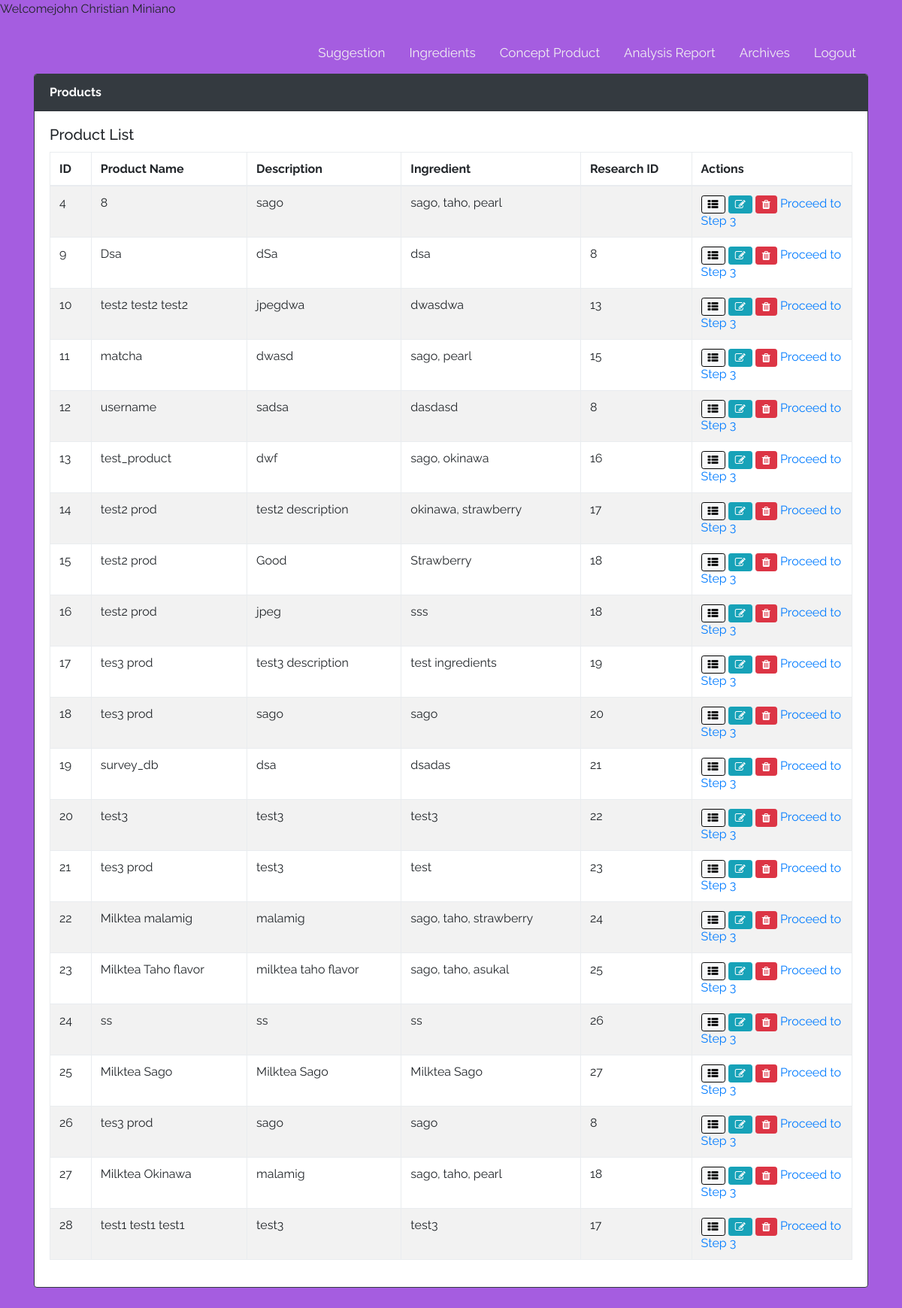
Screenshot of /product-development-system/webpage/S2_index.php (signed in) with the database file from the repository.
### tables this page shows
CREATE TABLE `tbl_ingredient` (
  `id` int(11) NOT NULL,
  `name` varchar(255) NOT NULL,
  `ingredient` varchar(255) NOT NULL,
  `description` varchar(255) NOT NULL,
  `archive` varchar(255) DEFAULT NULL,
  `researchID` int(11) DEFAULT NULL
);

### product-development-system/webpage/S2_index.php (the view, shortened to what this page needs)
<?php
if($_SESSION['username']){
    echo "Welcome" . $_SESSION["username"];
}else{
    header("location: ../index.php");
}
require("includes/S2_db.php");
try {
    $sql = "SELECT * FROM tbl_ingredient WHERE archive = 'false'";
    $result = $conn->query($sql);
} catch (Exception $e) {
    echo "Error " . $e->getMessage();
    exit();
}
?>
<?php include("includes/S2_header.php") ?>
    <div class="container">
        <div class="topnav" id="myTopnav">
	        <a href = "logout.php">Logout</a>
            <a href="retrieve.php">Archives</a>
	        <a href="analysis-report.php">Analysis Report</a>
	        <a href="product-concept.php">Concept Product</a>
	        <a href="S2_index.php">Ingredients</a>
	        <a href="suggestion.php">Suggestion</a>
        </div>
        <div class="card border-dark">
            <div class="card-header bg-dark text-white">
            <strong><i class=""></i> Products</strong>
        </div>
        <div class="card-body">
            <div class="row">
                <div class="col-md-12">
                    <h5 class="card-title float-left">Product List</h5>
                </div>
            </div>
            <table class="table table-bordered table-striped">
                <thead>
                    <tr>
                        <th>ID</th>
                        <th>Product Name</th>
                        <th>Description</th>
                        <th>Ingredient</th>
                        <th>Research ID</th>
                        <th style="width: 20%;">Actions</th>
                    </tr>
                </thead>
                <tbody>
                <?php if ($result->rowCount() > 0) : ?>
                    <?php foreach ($result as $name) : ?>
                    <tr>
                        <td><?= $name['id'] ?></td>
                        <td><?= $name['name'] ?></td>
                        <td><?= $name['description'] ?></td>
                        <td><?= $name['ingredient'] ?></td>
                        <td><?= $name['researchID'] ?></td>
                        <td>
                            <a href="S2_show.php?id=<?=$name['id']?>" class="btn btn-sm btn-light"><i class="fa fa-th-list"></i></a>
                            <a href="S2_edit.php?id=<?=$name['id']?>" class="btn btn-sm btn-info"><i class="fa fa-edit"></i></a>
                            <a href="#" class="btn btn-sm btn-danger" data-toggle="modal" data-target="#modal-delete-<?= $name['id'] ?>"><i class="fa fa-trash"></i></a>
                            <a href="product-concept-upload.php?id=<?=$name['id']?>">Proceed to Step 3</a>
                        </td>
                    </tr>
                    <?php endforeach ?>
                <?php endif ?>
                </tbody>
            </table>
        </div>
      </div>
      <br>
    </div>
<?php include("includes/S2_footer.php") ?>

### product-development-system/webpage/css/style.css (style rules this page uses)
html { position: relative; min-height: 100%; }
body { margin-bottom: 60px; font-family: 'Raleway', sans-serif; }
body > .container { padding: 20px 15px 0; }

### product-development-system/webpage/css/S2.css (style rules this page uses)
body { background-color: rgb(165, 93, 224); }
.topnav { background-color: transparent; overflow: hidden; }
.topnav a { float: right; display: block; color: #f2f2f2; text-align: center; padding: 14px 16px; text-decoration: none; font-size: 17px; }

### rows the page displays
tbl_ingredient: id "4", name "8", description "sago", ingredient "sago, taho, pearl"
tbl_ingredient: id "9", name "Dsa", description "dSa", ingredient "dsa", researchID "8"
tbl_ingredient: id "10", name "test2 test2 test2", description "jpegdwa", ingredient "dwasdwa", researchID "13"
tbl_ingredient: id "11", name "matcha", description "dwasd", ingredient "sago, pearl", researchID "15"
tbl_ingredient: id "12", name "username", description "sadsa", ingredient "dasdasd", researchID "8"
tbl_ingredient: id "13", name "test_product", description "dwf", ingredient "sago, okinawa", researchID "16"
tbl_ingredient: id "14", name "test2 prod", description "test2 description", ingredient "okinawa, strawberry", researchID "17"
tbl_ingredient: id "15", name "test2 prod", description "Good", ingredient "Strawberry", researchID "18"
tbl_ingredient: id "16", name "test2 prod", description "jpeg", ingredient "sss", researchID "18"
tbl_ingredient: id "17", name "tes3 prod", description "test3 description", ingredient "test ingredients", researchID "19"
tbl_ingredient: id "18", name "tes3 prod", description "sago", ingredient "sago", researchID "20"
tbl_ingredient: id "19", name "survey_db", description "dsa", ingredient "dsadas", researchID "21"
tbl_ingredient: id "20", name "test3", description "test3", ingredient "test3", researchID "22"
tbl_ingredient: id "21", name "tes3 prod", description "test3", ingredient "test", researchID "23"
tbl_ingredient: id "22", name "Milktea malamig", description "malamig", ingredient "sago, taho, strawberry", researchID "24"
tbl_ingredient: id "23", name "Milktea Taho flavor", description "milktea taho flavor", ingredient "sago, taho, asukal", researchID "25"
tbl_ingredient: id "24", name "ss", description "ss", ingredient "ss", researchID "26"
tbl_ingredient: id "25", name "Milktea Sago", description "Milktea Sago", ingredient "Milktea Sago", researchID "27"
tbl_ingredient: id "26", name "tes3 prod", description "sago", ingredient "sago", researchID "8"
tbl_ingredient: id "27", name "Milktea Okinawa", description "malamig", ingredient "sago, taho, pearl", researchID "18"
tbl_ingredient: id "28", name "test1 test1 test1", description "test3", ingredient "test3", researchID "17"

### other values shown
$_SESSION["username"] "john Christian Miniano"
